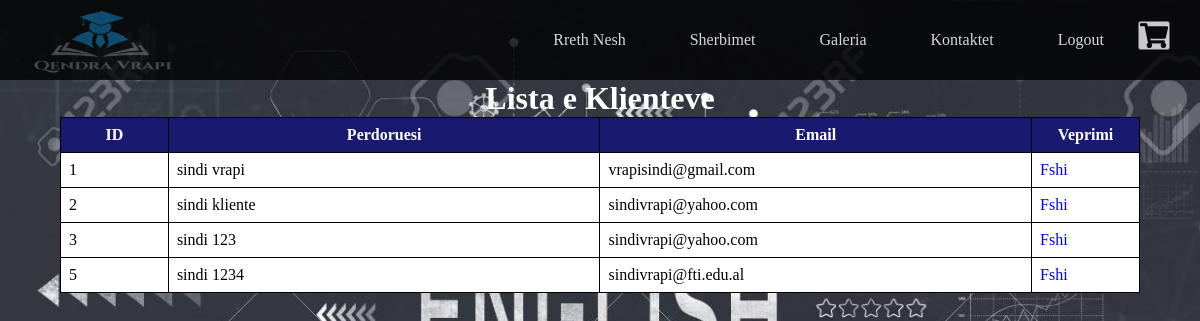
Screenshot of /fshiuser.php with the database file from the repository.
### tables this page shows
CREATE TABLE `user` (
  `id` int(11) NOT NULL,
  `username` varchar(100) NOT NULL,
  `email` varchar(100) NOT NULL,
  `password` varchar(100) NOT NULL
);

### fshiuser.php (the view, shortened to what this page needs)
<html>
	<head>
		<link rel = "stylesheet" type = "text/css" href = "kurseStyle.css">
        <link rel = "stylesheet" type = "text/css" href = "sherbimStyle.css">
        <link rel ="stylesheet" href = "https://cdnjs.cloudflare.com/ajax/libs/font-awesome/5.12.0/css/all.min.css">
	</head>
	<body>
        <nav class = "nav-bar">
            <img src = "logo77.png" width = "200" height = "80">
            <ul>
                <li> <a href = "RrethNesh1.php">Rreth Nesh</a></li>
				<li> <a href = "Kurse_ADMIN.php" >Sherbimet</a></li>
				<li> <a href = "galeria1.php" >Galeria</a></li>
				<li> <a href = "kontaktet1.php" >Kontaktet</a></li>
                <li> <a href="logout.php">Logout</a></li>
                <a href="shporta.php"><button style="font-size:25px" ><i class="fa fa-shopping-cart" ></i></button></a>
            </ul>
        </nav>
        <h1 style="text-align:center; color:white">Lista e Klienteve</h1>
        <table>
				<tr>
                    <th width="10%">ID</th>
				    <th width="40%">Perdoruesi</th>
				    <th width="40%">Email</th>
				    <th width="10%">Veprimi</th>
				</tr>
				<?php
					$con=mysqli_connect('localhost','root','');
                    mysqli_select_db($con,'id');
					$sql=mysqli_query($con,"SELECT * FROM user");
                    while($n=mysqli_fetch_assoc($sql)){
                        echo "<tr><td>".$n["id"]."</td>";
                        echo "<td>".$n["username"]."</td>";
                        echo "<td>".$n["email"]."</td>";
                        echo "<td><a href='fshiuser.php?fshiUser=".$n["id"]."'>Fshi</a></td></tr>";}
					?>
            </table>
	</body>
</html>

### kurseStyle.css (style rules this page uses)
* { margin: 0; padding: 0; font-family: verdana; }
body { width: 100%; height: 100vh; background-image: url(12.jpg); background-size: cover; }
nav { width: 100%; height: 80px; background-color: black; opacity: 0.8; line-height: 80px; }
nav ul,form { float: right; margin-right: 30px; }
nav ul li { list-style-type: none; display: inline-block; transition: 0.8s all; }
nav ul li a { text-decoration: none; color: #fff; padding: 30px; }
.nav-bar { position: relative; }

### fshiuser.php (style rules this page uses)
h1 { left:50%; }
table { margin-left:auto; margin-right:auto; border: 1px solid black; width: 90%; background-color:white; border-collapse: collapse; }
th, td { text-align: middle; padding: 8px; border: 1px solid black; }
th { background-color: #191970; color: white; }
td a { text-decoration: none; }

### rows the page displays
user: id "1", username "sindi vrapi", email "vrapisindi@gmail.com"
user: id "2", username "sindi kliente", email "sindivrapi@yahoo.com"
user: id "3", username "sindi 123", email "sindivrapi@yahoo.com"
user: id "5", username "sindi 1234", email "sindivrapi@fti.edu.al"
